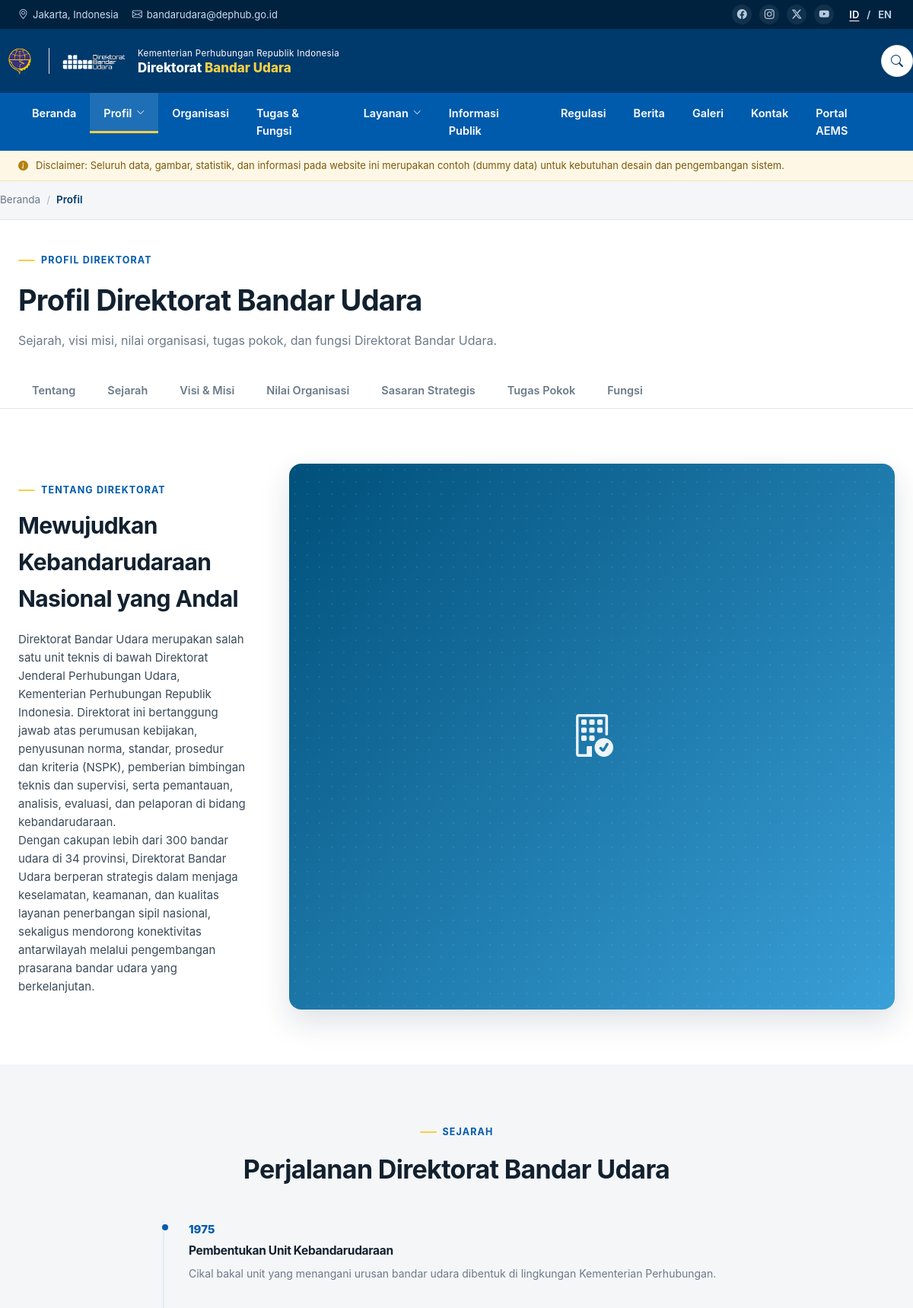
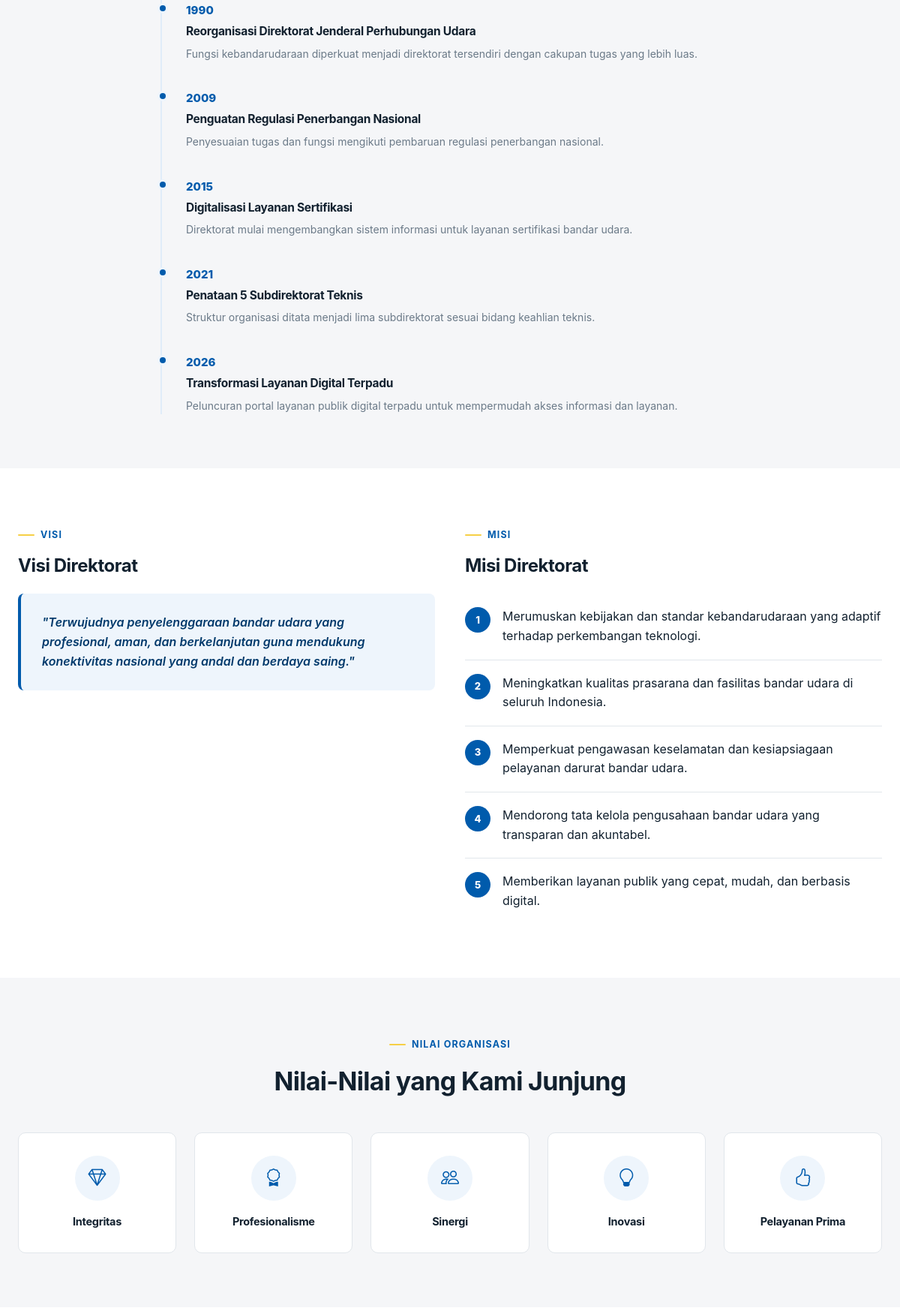
Page /frontend/pages/profil.php (upper part) on the committed database (2 pictures, top to bottom).
### tables this page shows
CREATE TABLE `menu_items` (
  `id` INT UNSIGNED AUTO_INCREMENT PRIMARY KEY,
  `location` ENUM('navbar','footer_quick','footer_service','social') NOT NULL DEFAULT 'navbar',
  `parent_id` INT UNSIGNED NULL,
  `label` VARCHAR(120) NOT NULL,
  `url` VARCHAR(255) NOT NULL DEFAULT '#',
  `icon` VARCHAR(80) NULL,
  `match_pages` VARCHAR(255) NULL,
  `is_external` TINYINT(1) NOT NULL DEFAULT 0,
  `sort` INT NOT NULL DEFAULT 0,
  `is_active` TINYINT(1) NOT NULL DEFAULT 1,
  KEY `idx_menu_loc` (`location`,`parent_id`,`sort`)
);

CREATE TABLE `page_meta` (
  `id` INT UNSIGNED AUTO_INCREMENT PRIMARY KEY,
  `page_key` VARCHAR(60) NOT NULL UNIQUE,
  `page_label` VARCHAR(120) NOT NULL,
  `meta_title` VARCHAR(200) NULL,
  `meta_description` VARCHAR(255) NULL,
  `eyebrow` VARCHAR(160) NULL,
  `heading` VARCHAR(200) NULL,
  `subtitle` TEXT NULL,
  `breadcrumb` VARCHAR(120) NULL
);

CREATE TABLE `profil_about` (
  `id` INT UNSIGNED AUTO_INCREMENT PRIMARY KEY,
  `eyebrow` VARCHAR(160) NULL,
  `title` VARCHAR(200) NULL,
  `body` TEXT NULL,
  `image` VARCHAR(255) NULL,
  `art_class` VARCHAR(20) NOT NULL DEFAULT 'art-6',
  `icon` VARCHAR(80) NULL,
  `visi` TEXT NULL,
  `tugas_pokok` TEXT NULL
);

CREATE TABLE `sections` (
  `id` INT UNSIGNED AUTO_INCREMENT PRIMARY KEY,
  `page` VARCHAR(60) NOT NULL,
  `section_key` VARCHAR(80) NOT NULL,
  `label` VARCHAR(160) NOT NULL,
  `eyebrow` VARCHAR(160) NULL,
  `title` VARCHAR(255) NULL,
  `subtitle` TEXT NULL,
  `body` TEXT NULL,
  `is_active` TINYINT(1) NOT NULL DEFAULT 1,
  `sort` INT NOT NULL DEFAULT 0,
  UNIQUE KEY `uq_section` (`page`,`section_key`)
);

CREATE TABLE `timeline_items` (
  `id` INT UNSIGNED AUTO_INCREMENT PRIMARY KEY,
  `year` VARCHAR(20) NOT NULL,
  `title` VARCHAR(200) NOT NULL,
  `description` TEXT NULL,
  `sort` INT NOT NULL DEFAULT 0,
  `is_active` TINYINT(1) NOT NULL DEFAULT 1
);

CREATE TABLE `missions` (
  `id` INT UNSIGNED AUTO_INCREMENT PRIMARY KEY,
  `content` TEXT NOT NULL,
  `sort` INT NOT NULL DEFAULT 0,
  `is_active` TINYINT(1) NOT NULL DEFAULT 1
);

CREATE TABLE `value_cards` (
  `id` INT UNSIGNED AUTO_INCREMENT PRIMARY KEY,
  `icon` VARCHAR(80) NULL,
  `title` VARCHAR(160) NOT NULL,
  `sort` INT NOT NULL DEFAULT 0,
  `is_active` TINYINT(1) NOT NULL DEFAULT 1
);

### frontend/pages/profil.php (the view, shortened to what the rows shown need)
<?php
require_once dirname(__DIR__) . '/bootstrap.php';
$meta = page_start('profil', ['breadcrumbs' => [['label' => 'Profil']]]);
$about    = db_one('SELECT * FROM profil_about ORDER BY id LIMIT 1') ?: [];
$timeline = db_all('SELECT * FROM timeline_items WHERE is_active = 1 ORDER BY sort, id');
$missions = db_all('SELECT * FROM missions WHERE is_active = 1 ORDER BY sort, id');
$values   = db_all('SELECT * FROM value_cards WHERE is_active = 1 ORDER BY sort, id');
$s        = sections('profil');
partial('header');
partial('page-title', ['meta' => $meta]);
?>
<section class="section" id="tentang">
  <div class="container">
    <div class="welcome-grid">
      <div>
        <?php if (!empty($about['eyebrow'])): ?><div class="eyebrow"><?= e($about['eyebrow']) ?></div><?php endif; ?>
        <h2 style="font-size:clamp(22px,2.8vw,30px); margin-bottom:18px;"><?= e($about['title'] ?? '') ?></h2>
        <div style="font-size:15px; color:var(--text-700);">
          <?= paragraphs($about['body'] ?? '') ?>
        </div>
      </div>
    </div>
  </div>
</section>
<?php if ($timeline): ?>
<section class="section section-alt" id="sejarah">
  <div class="container" style="max-width:820px;">
    <div class="section-head center">
      <div class="eyebrow" style="justify-content:center"><?= e($s['sejarah']['eyebrow'] ?? 'Sejarah') ?></div>
      <h2><?= e($s['sejarah']['title'] ?? '') ?></h2>
    </div>
    <div class="timeline">
      <?php foreach ($timeline as $item): ?>
      <div class="timeline-item">
        <div class="yr"><?= e($item['year']) ?></div>
        <h4><?= e($item['title']) ?></h4>
        <p><?= e($item['description']) ?></p>
      </div>
      <?php endforeach; ?>
    </div>
  </div>
</section>
<?php endif; ?>
<section class="section" id="visi-misi">
  <div class="container">
    <div class="grid grid-2" style="align-items:start; gap:40px;">
      <div>
        <div class="eyebrow"><?= e($s['visi']['eyebrow'] ?? 'Visi') ?></div>
        <h2 style="font-size:24px; margin-bottom:18px;"><?= e($s['visi']['title'] ?? 'Visi Direktorat') ?></h2>
        <div class="info-box">
          <p style="font-size:16px; font-style:italic; color:var(--primary-dark); font-weight:600;">
            <?= e($about['visi'] ?? '') ?>
          </p>
        </div>
      </div>
      <div>
        <div class="eyebrow"><?= e($s['misi']['eyebrow'] ?? 'Misi') ?></div>
        <h2 style="font-size:24px; margin-bottom:18px;"><?= e($s['misi']['title'] ?? 'Misi Direktorat') ?></h2>
        <?php foreach ($missions as $i => $m): ?>
        <div class="mission-item"><div class="n"><?= $i + 1 ?></div><p><?= e($m['content']) ?></p></div>
        <?php endforeach; ?>
      </div>
    </div>
  </div>
</section>
<?php if ($values): ?>
<section class="section section-alt" id="nilai">
  <div class="container">
    <div class="section-head center">
      <div class="eyebrow" style="justify-content:center"><?= e($s['nilai']['eyebrow'] ?? 'Nilai Organisasi') ?></div>
      <h2><?= e($s['nilai']['title'] ?? '') ?></h2>
    </div>
    <div class="grid grid-<?= min(max(count($values), 1), 5) ?>">
      <?php foreach ($values as $v): ?>
      <div class="card value-card"><div class="ic"><i class="bi <?= e($v['icon']) ?>"></i></div><h3 style="font-size:14.5px;"><?= e($v['title']) ?></h3></div>
      <?php endforeach; ?>
    </div>
  </div>
</section>
<?php endif; ?>

### frontend/partials/header.php (shortened to what the rows shown need)
<?php
$ctx  = page_ctx();
$navs = menu_items('navbar');
$currentFile = $ctx['file'];
?>
<!DOCTYPE html>
<html lang="id">
<head>
<link rel="stylesheet" href="https://cdnjs.cloudflare.com/ajax/libs/bootstrap-icons/1.11.3/font/bootstrap-icons.min.css">
<link rel="stylesheet" href="<?= e(url('css/style.css')) ?>">
</head>
<body>
      <span class="hide-sm"><i class="bi bi-geo-alt"></i> <?= e(setting('contact_city')) ?></span>
<div class="sticky-stack">
  <nav class="navbar">
    <div class="container">
      <ul class="navlist">
        <?php foreach ($navs as $item):
            $match  = split_list($item['match_pages'], ' ');
            $active = $match && in_array($currentFile, $match, true);
        ?>
        <li<?= $active ? ' class="active"' : '' ?>>
          <a href="<?= e($item['is_external'] ? $item['url'] : url($item['url'])) ?>"<?= $item['is_external'] ? ' target="_blank" rel="noopener"' : '' ?>>
            <?= e($item['label']) ?><?= $item['children'] ? ' <i class="bi bi-chevron-down" style="font-size:11px"></i>' : '' ?>
          </a>
        </li>
        <?php endforeach; ?>
      </ul>
    </div>
  </nav>
</div>

### frontend/partials/page-title.php (shortened to what the rows shown need)
<div class="page-title-block">
  <div class="container">
    <?php if (!empty($meta['eyebrow'])): ?><div class="eyebrow"><?= e($meta['eyebrow']) ?></div><?php endif; ?>
    <h1><?= e($meta['heading']) ?></h1>
    <?php if (!empty($meta['subtitle'])): ?><p><?= e($meta['subtitle']) ?></p><?php endif; ?>
  </div>
</div>

### shared/functions.php (shortened to what the rows shown need)
<?php
require_once __DIR__ . '/db.php';
function e(?string $value): string
{
    return htmlspecialchars((string) $value, ENT_QUOTES | ENT_SUBSTITUTE, 'UTF-8');
}
function paragraphs(?string $text, string $class = ''): string
{
    $text = trim((string) $text);
    $blocks = preg_split('/\R{2,}/', $text);
    $attr   = $class !== '' ? ' class="' . e($class) . '"' : '';
    $html   = '';
    foreach ($blocks as $block) {
        $block = trim($block);
        $html .= '<p' . $attr . '>' . nl2br(e($block)) . '</p>';
    }
    return $html;
}
function split_list(?string $value, string $sep = ','): array
{
    if (trim((string) $value) === '') {
        return [];
    }
    return array_values(array_filter(array_map('trim', explode($sep, $value)), fn($v) => $v !== ''));
}
function settings(): array
{
    static $cache = null;
    if ($cache === null) {
        $cache = [];
        foreach (db_all('SELECT setting_key, value FROM settings') as $row) {
            $cache[$row['setting_key']] = $row['value'];
        }
    }
    return $cache;
}
function setting(string $key, string $default = ''): string
{
    $all = settings();
    return isset($all[$key]) && $all[$key] !== null && $all[$key] !== '' ? $all[$key] : $default;
}
function page_meta(string $key): array
{
    $row = db_one('SELECT * FROM page_meta WHERE page_key = ?', [$key]);
    return $row ?: ['page_key' => $key, 'meta_title' => setting('site_title'), 'meta_description' => setting('site_description'),
                    'eyebrow' => null, 'heading' => null, 'subtitle' => null, 'breadcrumb' => null];
}
function sections(string $page): array
{
    static $cache = [];
    if (!isset($cache[$page])) {
        $cache[$page] = [];
        foreach (db_all('SELECT * FROM sections WHERE page = ? AND is_active = 1 ORDER BY sort', [$page]) as $row) {
            $cache[$page][$row['section_key']] = $row;
        }
    }
    return $cache[$page];
}
function menu_items(string $location): array
{
    static $cache = [];
    if (!isset($cache[$location])) {
        $rows = db_all(
            'SELECT * FROM menu_items WHERE location = ? AND is_active = 1 ORDER BY sort, id',
            [$location]
        );
        $tree = [];
        foreach ($rows as $row) {
            if ($row['parent_id'] === null) {
                $row['children'] = [];
                $tree[$row['id']] = $row;
            }
        }
        foreach ($rows as $row) {
            if ($row['parent_id'] !== null && isset($tree[$row['parent_id']])) {
                $tree[$row['parent_id']]['children'][] = $row;
            }
        }
        $cache[$location] = array_values($tree);
    }
    return $cache[$location];
}
function social_links(): array
{
    $map = [
        'social_facebook'  => ['bi-facebook', 'Facebook'],
        'social_instagram' => ['bi-instagram', 'Instagram'],
        'social_twitter'   => ['bi-twitter-x', 'Twitter'],
        'social_youtube'   => ['bi-youtube', 'YouTube'],
    ];
    $out = [];
    foreach ($map as $key => [$icon, $label]) {
        $url = setting($key);
        if ($url !== '') {
            $out[] = ['url' => $url, 'icon' => $icon, 'label' => $label];
        }
    }
    return $out;
}

### rows in the picture
menu_items: label "Beranda"
menu_items: label "Profil"
menu_items: label "Organisasi"
menu_items: label "Tugas & Fungsi"
menu_items: label "Layanan"
menu_items: label "Informasi Publik"
menu_items: label "Regulasi"
menu_items: label "Berita"
menu_items: label "Galeri"
menu_items: label "Kontak"
menu_items: label "Portal AEMS"
page_meta: eyebrow "PROFIL DIREKTORAT", heading "Profil Direktorat Bandar Udara", subtitle "Sejarah, visi misi, nilai organisasi, tugas pokok, dan fungsi Direktorat Bandar Udara."
profil_about: eyebrow "TENTANG DIREKTORAT", title "Mewujudkan Kebandarudaraan Nasional yang Andal", body "Direktorat Bandar Udara merupakan salah satu unit teknis di bawah Direktorat Jenderal Perhubungan Udara, Kementerian Perhubungan Republik Indonesia. Direktorat ini bertanggung jawab atas perumusan kebijakan, penyusunan norma, standar, prosedur dan kriteria (NSPK), pemberian bimbingan teknis dan supervisi, serta pemantauan, analisis, evaluasi, dan pelaporan di bidang kebandarudaraan.", body "Dengan cakupan lebih dari 300 bandar udara di 34 provinsi, Direktorat Bandar Udara berperan strategis dalam menjaga keselamatan, keamanan, dan kualitas layanan penerbangan sipil nasional, sekaligus mendorong konektivitas antarwilayah melalui pengembangan prasarana bandar udara yang berkelanjutan.", visi "\"Terwujudnya penyelenggaraan bandar udara yang profesional, aman, dan berkelanjutan guna mendukung konektivitas nasional yang andal dan berdaya saing.\""
sections: eyebrow "SEJARAH", title "Perjalanan Direktorat Bandar Udara"
timeline_items: year "1975", title "Pembentukan Unit Kebandarudaraan", description "Cikal bakal unit yang menangani urusan bandar udara dibentuk di lingkungan Kementerian Perhubungan."
timeline_items: year "1990", title "Reorganisasi Direktorat Jenderal Perhubungan Udara", description "Fungsi kebandarudaraan diperkuat menjadi direktorat tersendiri dengan cakupan tugas yang lebih luas."
timeline_items: year "2009", title "Penguatan Regulasi Penerbangan Nasional", description "Penyesuaian tugas dan fungsi mengikuti pembaruan regulasi penerbangan nasional."
timeline_items: year "2015", title "Digitalisasi Layanan Sertifikasi", description "Direktorat mulai mengembangkan sistem informasi untuk layanan sertifikasi bandar udara."
timeline_items: year "2021", title "Penataan 5 Subdirektorat Teknis", description "Struktur organisasi ditata menjadi lima subdirektorat sesuai bidang keahlian teknis."
timeline_items: year "2026", title "Transformasi Layanan Digital Terpadu", description "Peluncuran portal layanan publik digital terpadu untuk mempermudah akses informasi dan layanan."
sections: eyebrow "VISI", title "Visi Direktorat"
sections: eyebrow "MISI", title "Misi Direktorat"
missions: content "Merumuskan kebijakan dan standar kebandarudaraan yang adaptif terhadap perkembangan teknologi."
missions: content "Meningkatkan kualitas prasarana dan fasilitas bandar udara di seluruh Indonesia."
missions: content "Memperkuat pengawasan keselamatan dan kesiapsiagaan pelayanan darurat bandar udara."
missions: content "Mendorong tata kelola pengusahaan bandar udara yang transparan dan akuntabel."
missions: content "Memberikan layanan publik yang cepat, mudah, dan berbasis digital."
sections: eyebrow "NILAI ORGANISASI", title "Nilai-Nilai yang Kami Junjung"
value_cards: title "Integritas"
value_cards: title "Profesionalisme"
value_cards: title "Sinergi"
value_cards: title "Inovasi"
value_cards: title "Pelayanan Prima"

### other values in the picture
setting('contact_city') "Jakarta, Indonesia"
setting('contact_email') "bandarudara@dephub.go.id"
setting('brand_kop') "Kementerian Perhubungan Republik Indonesia"
setting('brand_name') "Direktorat"
setting('brand_name_accent') "Bandar Udara"
setting('disclaimer_text') "Disclaimer: Seluruh data, gambar, statistik, dan informasi pada website ini merupakan contoh (dummy data) untuk kebutuhan desain dan pengembangan sistem."
$crumb['label'] "Profil"
